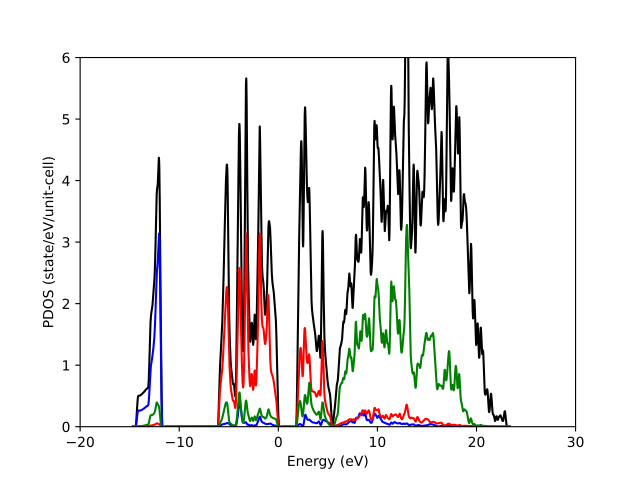

Python code for this plot:
# Import the necessary packages and modules
import matplotlib.pyplot as plt
import os
import numpy as np
os.chdir('F:/MoS2计算/pdos')

# The Fermi energy, find it in nscf.out
efermi = -1.6667

# Define the function to read the data file
def r_dos(name):
    ener, dos = np.loadtxt(name, usecols=(0,1), unpack=True)
    return ener, dos

# Open and read the total PDOS
ener, dos = r_dos('mos2.pdos_tot')
# Open and read the PDOS files for Mo atom number 1
ener1, p1Mo1d = r_dos('mos2.pdos_atm#1(Mo)_wfc#1(d)')
ener1, p1Mo2s = r_dos('mos2.pdos_atm#1(Mo)_wfc#2(s)')
ener1, p1Mo3p = r_dos('mos2.pdos_atm#1(Mo)_wfc#3(p)')
# Open and read the PDOS files for S atom number 1
ener2, p2S1s = r_dos('mos2.pdos_atm#2(S)_wfc#1(s)')
ener2, p2S2p = r_dos('mos2.pdos_atm#2(S)_wfc#2(p)')
ener2, p2S3d = r_dos('mos2.pdos_atm#2(S)_wfc#3(d)')
# Open and read the PDOS files for S atom number 2
ener3, p3S1s = r_dos('mos2.pdos_atm#3(S)_wfc#1(s)')
ener3, p3S2p = r_dos('mos2.pdos_atm#3(S)_wfc#2(p)')
ener3, p3S3d = r_dos('mos2.pdos_atm#3(S)_wfc#3(d)')
# Create figure object
plt.figure()
# Plot the DOS
plt.plot(ener-efermi, dos, c='k')
# Plot the PDOS of S of s-orbital
plt.plot(ener1-efermi, p2S1s+p3S1s, c='b')
# Plot the PDOS of S of p-orbital
plt.plot(ener2-efermi, p3S2p+p2S2p, c='r')
# Plot the PDOS of S of d-orbital
plt.plot(ener3-efermi, p3S3d+p2S3d, c='g')
# Add the x and y-axis labels
plt.xlabel('Energy (eV)')
plt.ylabel('PDOS (state/eV/unit-cell)')
# Set the axis limits
plt.xlim(-20, 30)
plt.ylim(0, 6)
# Save the figure
plt.savefig('plot-pdos.pdf')
# Show the figure
plt.show()
